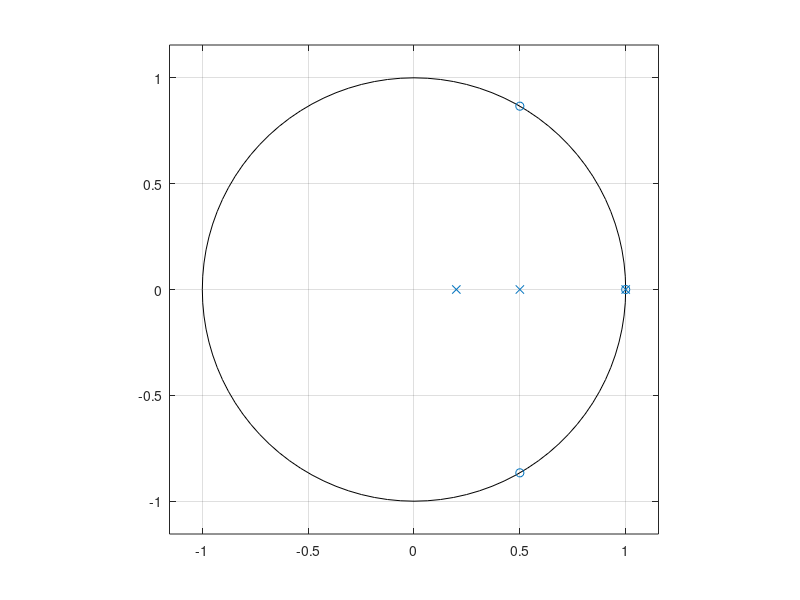

Reproduce this figure in MATLAB. (Note: this script raises an error after producing the figure.)
%H(z) = 
%  1 − 2z^−1 + 2z^−2 − z^−3
%  -------------------------
%(1 − z^−1 )(1 − 0,5z^−1 )(1 − 0,2z^−1 )

b = [1, -2, 2, -1];
a = [1, -17/10, 4/5, -1/10];

% pkg load signal
figure(1); clf;
zplane(b,a);

h = impulseResponse(a, b, 400);


figure(2); clf;
stem(h);